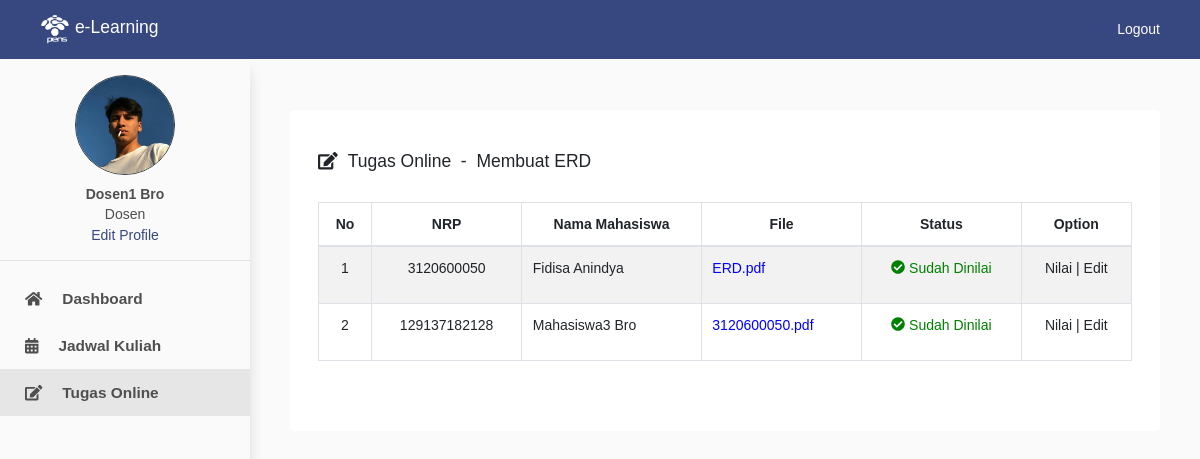
/view/dosen/listPengumpulan.php?tugas=14 (signed in), run on the app's committed database.
### tables this page shows
CREATE TABLE `user` (
  `id` int(11) NOT NULL,
  `user_id` int(11) NOT NULL,
  `nama` varchar(100) NOT NULL,
  `email` varchar(100) NOT NULL,
  `password` varchar(100) NOT NULL,
  `nama_foto` varchar(100) NOT NULL,
  `tipe_foto` varchar(100) NOT NULL,
  `role` varchar(100) NOT NULL
);

CREATE TABLE `daftar_tugas` (
  `id` int(11) NOT NULL,
  `matkul_id` int(11) NOT NULL,
  `dosen_id` int(11) NOT NULL,
  `kelas_id` int(11) NOT NULL,
  `judul` varchar(100) NOT NULL,
  `deskripsi` varchar(100) NOT NULL,
  `deadline` varchar(100) NOT NULL,
  `jam` varchar(100) NOT NULL
);

CREATE TABLE `tugas` (
  `id` int(11) NOT NULL,
  `user_id` int(11) NOT NULL,
  `dtugas_id` int(11) NOT NULL,
  `nama_file` varchar(100) NOT NULL,
  `tipe_file` varchar(100) NOT NULL,
  `notes` varchar(100) NOT NULL,
  `nilai` varchar(100) NOT NULL,
  `notes_dosen` varchar(100) NOT NULL
);

CREATE TABLE `mahasiswa` (
  `id` int(11) NOT NULL,
  `nrp` varchar(100) NOT NULL,
  `nama_depan` varchar(100) NOT NULL,
  `nama_belakang` varchar(100) NOT NULL,
  `kelas_id` int(11) NOT NULL,
  `gender` varchar(100) NOT NULL,
  `alamat` varchar(100) NOT NULL,
  `nama_foto` varchar(100) NOT NULL,
  `tipe_foto` varchar(100) NOT NULL
);

### view/dosen/listPengumpulan.php (the view, shortened to what this page needs)
<?php
include '../../config/connection.php';
$id = $_SESSION['id'];
$query = mysqli_query($connection, "SELECT * FROM user WHERE id = $id");
$result = mysqli_fetch_assoc($query);
$tugas_id = $_GET['tugas'];
$nama_tugas = mysqli_fetch_assoc(mysqli_query($connection, "SELECT * FROM daftar_tugas WHERE id = $tugas_id"));
?>
<!DOCTYPE html>
<html lang="en">
<head>
    <link rel="stylesheet" href="https://cdn.jsdelivr.net/npm/bootstrap@4.6.0/dist/css/bootstrap.min.css">
    <link rel="stylesheet" href="https://cdnjs.cloudflare.com/ajax/libs/font-awesome/5.13.0/css/all.min.css">
    <link rel="stylesheet" href="https://cdn.datatables.net/1.10.24/css/dataTables.bootstrap4.min.css">
    <link rel="stylesheet" href="../style.css">
</head>
<body style="background: #fafafa">
    <nav class="navbar navbar-light fixed-top" style="padding: 10px 40px; background-color: #374780">
        <a class="navbar-brand" href="#" style="color: #ffff">
            <img src="../assets/pens_putih.png" width="30" height="30" class="d-inline-block align-top" alt="">
            e-Learning
        </a>
        <span class="navbar-text">
            <a href="../../config/logoutDosen.php" style="color: #ffff; text-decoration: none">Logout</a>
        </span>
    </nav>
    <div class="wrapper">
        <nav id="sidebar">
            <div style="text-align: center; margin-top: 15px">
                <?php
                if ($result['nama_foto'] == '') {
                ?><img src="../assets/user.png" width="90px" height="90px" class="rounded-circle border border-dark"><br><br>
                <?php
                } else {
                ?><img src="../../profileUser/<?php echo $result['nama_foto'] ?>" width="100px" height="100px" class="rounded-circle border border-dark"><br><br>
                <?php
                }
                ?>
                <p style="margin-top: -12px; font-weight: bold; margin-bottom: 2px"><?php echo $result['nama'] ?></p>
                <p style="margin-top: -3px; margin-bottom: 0px">Dosen</p>
                <a href="" style="color:#374780" data-toggle="modal" data-target="#editProfile">Edit Profile</a>
            </div>
            <hr>
            <ul class="list-unstyled components" style="margin-top: 10px">
                <li>
                    <a href="dashboard.php"><span class="fas fa-home" style="margin-right: 20px;"></span>Dashboard</a>
                </li>
                <li>
                    <a href="jadwalKuliah.php"><span class="fas fa-calendar-alt" style="margin-right: 20px;"></span>Jadwal Kuliah</a>
                </li>
                <li class="active">
                    <a href="tugasOnline.php"><span class="fas fa-edit" style="margin-right: 20px;"></span>Tugas Online</a>
                </li>
            </ul>
        </nav>
        <div class="content">
            <div style="padding: 30px 20px">
                <div class="jumbotron" style="background-color: #fff">
                    <h5 style="margin-top: -15px; margin-bottom: 30px"><span class="fas fa-edit" style="margin-right: 10px;"></span>Tugas Online&nbsp; - &nbsp;<?php echo $nama_tugas['judul'] ?></h5>
                    <section>
                        <table id="example" class="table table-striped table-bordered" style="width:100%">
                            <thead>
                                <tr>
                                    <th style="text-align: center">No</th>
                                    <th style="text-align: center">NRP</th>
                                    <th style="text-align: center">Nama Mahasiswa</th>
                                    <th style="text-align: center">File</th>
                                    <th style="text-align: center">Status</th>
                                    <th style="text-align: center">Option</th>
                                </tr>
                            </thead>
                            <tbody>
                                <?php
                                $tugas = mysqli_query($connection, "SELECT * FROM tugas WHERE dtugas_id = $tugas_id");
                                foreach ($tugas as $key => $value) {
                                    $mahasiswa = mysqli_fetch_assoc(mysqli_query($connection, "SELECT * FROM mahasiswa WHERE id='$value[user_id]'")); ?>
                                    <tr>
                                        <td style="text-align: center"><?php echo ++$key ?></td>
                                        <td style="text-align: center;"><?php echo $mahasiswa['nrp'] ?></td>
                                        <td><?php echo $mahasiswa['nama_depan'] . ' ' . $mahasiswa['nama_belakang'] ?></td>
                                        <td style="color: blue"><a href="../../config/download.php?filename=<?php echo $value['nama_file'] ?>"><?php echo $value['nama_file'] ?></a></td>
                                        <td style="text-align: center">
                                            <?php
                                            if ($value['nilai'] != '') { ?>
                                                <p style="color:green"><i class="fas fa-check-circle"></i> Sudah Dinilai</p>
                                            <?php } else { ?>
                                                <p style="color:red"><i class="fas fa-minus-circle"></i> Belum Dinilai</p>
                                            <?php }
                                            ?>
                                        </td>
                                        <td style="text-align: center">
                                            <a href="" data-toggle="modal" data-target="#nilai<?php echo $value['id'] ?>">Nilai |</i></a>
                                            <a href="" data-toggle="modal" data-target="#editNilai<?php echo $value['id'] ?>"> Edit</a>
                                        </td>
                                    </tr>
                                <?php
                                }
                                ?>
                            </tbody>
                        </table>
                    </section>
                </div>
            </div>
        </div>
    </div>
</body>
</html>

### view/style.css (style rules this page uses)
* { font-family: 'Poppins', sans-serif; font-size: 14px; }
.wrapper { display: flex; width: 100%; align-items: stretch; margin-top: 60px }
a, a:hover, a:focus { color: inherit; text-decoration: none; transition: all 0.3s; }
#sidebar { min-width: 250px; max-width: 250px; min-height: 100vh; background: rgb(250, 250, 250); color: rgb(80, 79, 79); transition: all 0.3s; box-shadow: 0 8px 16px -4px rgb(199, 199, 199); position: fixed; }
#sidebar ul li a { padding: 12px 25px; font-size: 1.1em; display: block; font-weight: 600; }
#sidebar ul li.active { color: rgb(80, 79, 79); background: #e6e6e6; }
.content { width: 100%; padding: 20px; min-height: 100vh; margin-left: 250px; }

### data on the page
user: nama_foto (picture), nama "Dosen1 Bro"
daftar_tugas: judul "Membuat ERD"
tugas: mahasiswa.nrp "3120600050", mahasiswa.nama_depan "Fidisa", mahasiswa.nama_belakang "Anindya", nama_file "ERD.pdf", nilai "Sudah Dinilai"
tugas: mahasiswa.nrp "129137182128", mahasiswa.nama_depan "Mahasiswa3", mahasiswa.nama_belakang "Bro", nama_file "3120600050.pdf", nilai "Sudah Dinilai"
